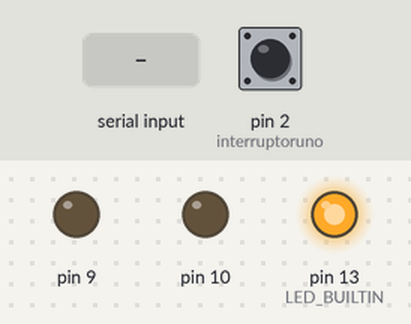
Bench run of a sketch on a simulated Arduino Mega 2560, built with avr-gcc and run on an emulated ATmega2560. On the bench: output pins drawn as LEDs (lit = HIGH). Inputs (shaded band) come from the test bench; at power-on: pin 2 (interruptoruno) LOW.

Above: at 1.2 s.
1.3 s: "a" received over the second serial link
At 1.9 s:
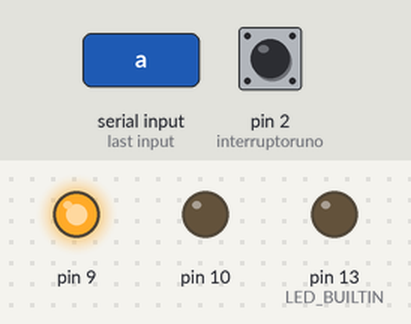
4.3 s: "b" received over the second serial link
At 5.4 s:
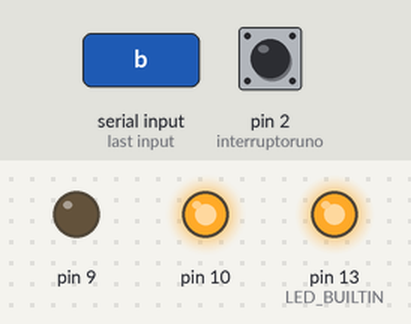
5.8 s: "a" received over the second serial link
At 6.4 s:
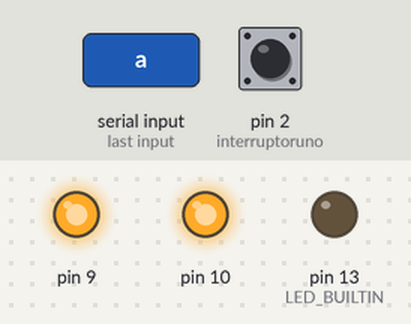
Timing chart, 0 to 8.8 s (numbered marks = the images above; inputs shaded):
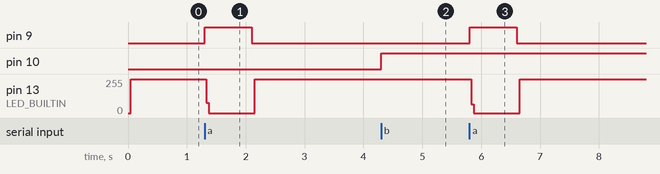

Measured:
- after the input at 1.3 s, pin 9: LOW → HIGH at once, → LOW 0.80 s later; pin 13 (LED_BUILTIN): 254/255 → 0/255 at once, → 254/255 0.82 s later
- after the input at 4.3 s, pin 10: LOW → HIGH at once
- after the input at 5.8 s, pin 9: LOW → HIGH at once, → LOW 0.80 s later; pin 13 (LED_BUILTIN): 254/255 → 0/255 at once, → 254/255 0.82 s later

The sketch:

Zaguan.ino
```cpp
/*
  Zaguán
  Para abrir la puerta:
                        Activa un Solenoide, instalado sobre la chapa de la puerta; "chica", del Zaguán, el cual abre la puerta.
                        Mediante el comando "a", enviado a travez de Bluetooth por android.

  Para abrir el Zaguán:
                        Activa dos motores; El motor 1 abre el cerrojo, y el motor 2 la hoja del Zaguán.
  Modificado e 04 de Diciembre, 2016.
  por Salvador Martínez E.


*/

int estadouno = 0;         // Variable para la lectura del estado del interruptor uno
const int interruptoruno = 2;     // El numero de pin del interruptor uno


// La función corre al encender la tarjeta o presionar el boton de re-inicio.
void setup() {


  // Inicializa el pin digital LED_BUILTIN como una salida.
  pinMode(LED_BUILTIN, OUTPUT);

  // Inicializa el pin del interuptor uno como entrada:
  pinMode(interruptoruno, INPUT);


  // Inicializa el pin digital 9 como una salida.
  pinMode(9, OUTPUT);

  // Inicializa el pin digital 10 como una salida.
  pinMode(10, OUTPUT);

  // Inicializa el puerto serial uno; Ya que al cero, la tarjeta Mega, lo utiliza para comunicarse con la PC.
  Serial1.begin(9600);
}

// La función loop es un lazo continuo, que se repite indefinidamente.
void loop() {
  char dato = Serial1.read();
  if(dato=='a')  {
    digitalWrite(9,HIGH);

   delay(800);
   digitalWrite(9,LOW);
   }

    if(dato=='b')  {
      digitalWrite(10, HIGH);
  // Lee el estado del interruptor uno:
  estadouno = digitalRead(interruptoruno);

  // Revisa si esta activado el interruptor uno; el cual se activa cuando el cerrojo esta a su máxima abertura.
  // Y si es así; estadouno estará en HIGH:
  if (estadouno == HIGH) {
    // Se detiene el Motor del cerrojo:
    digitalWrite(10, LOW);
  }

   }

  digitalWrite(LED_BUILTIN, HIGH);   // Enciende el LED (HIGH es el nivel de voltage)
  delay(5);                       // Espera por un segundo
  digitalWrite(LED_BUILTIN, LOW);    // Apaga al LED haciendo voltage bajo

}
```
